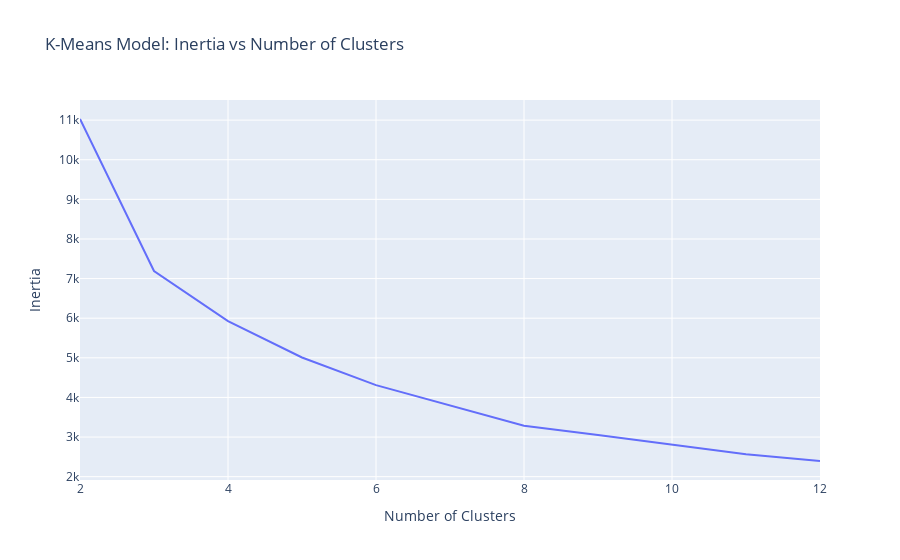

The cell this chart's notebook holds for it:
### Markdown cell above
Just like last time, let's create an elbow plot to see how many clusters we should use.

### Code cell
# Create line plot of `inertia_errors` vs `n_clusters`
fig = px.line(
    x=n_clusters, y=inertia_errors,title='K-Means Model: Inertia vs Number of Clusters'
)
fig.update_layout(xaxis_title="Number of Clusters", yaxis_title="Inertia")
fig.show()

### Figure 1 — Plotly figure (JSON) as saved in the notebook; plotly's stock layout.template omitted (floating-point values rounded to 4 significant figures)
{"data": [{"hovertemplate": "x=%{x}<br>y=%{y}<extra></extra>", "legendgroup": "", "line": {"color": "#636efa", "dash": "solid"}, "marker": {"symbol": "circle"}, "mode": "lines", "name": "", "orientation": "v", "showlegend": false, "type": "scatter", "x": [2, 3, 4, 5, 6, 7, 8, 9, 10, 11, 12], "xaxis": "x", "y": [11030.0, 7191.0, 5925.0, 5008.0, 4310.0, 3805.0, 3287.0, 3053.0, 2808.0, 2565.0, 2396.0], "yaxis": "y"}], "layout": {"autosize": true, "legend": {"tracegroupgap": 0}, "title": {"text": "K-Means Model: Inertia vs Number of Clusters"}, "xaxis": {"anchor": "y", "autorange": true, "domain": [0, 1], "range": [2, 12], "title": {"text": "Number of Clusters"}, "type": "linear"}, "yaxis": {"anchor": "x", "autorange": true, "domain": [0, 1], "range": [1916.0, 11510.0], "title": {"text": "Inertia"}, "type": "linear"}}}
